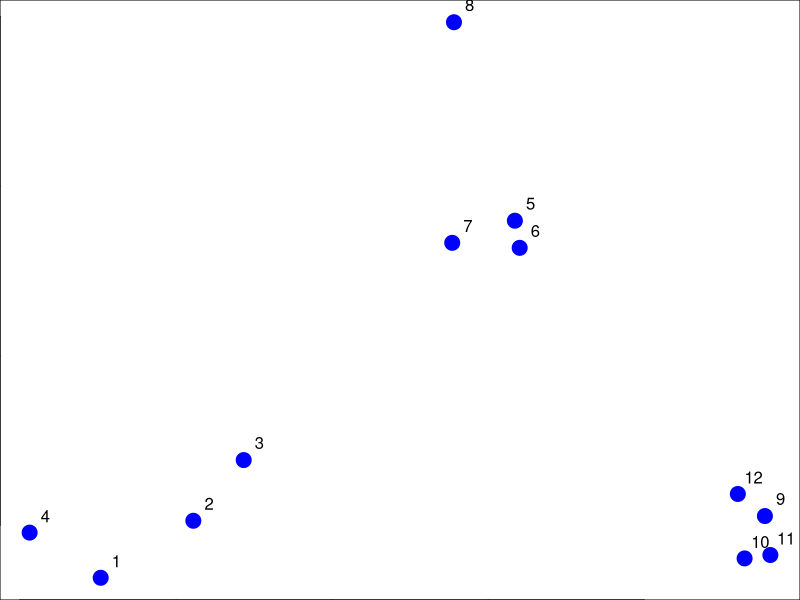
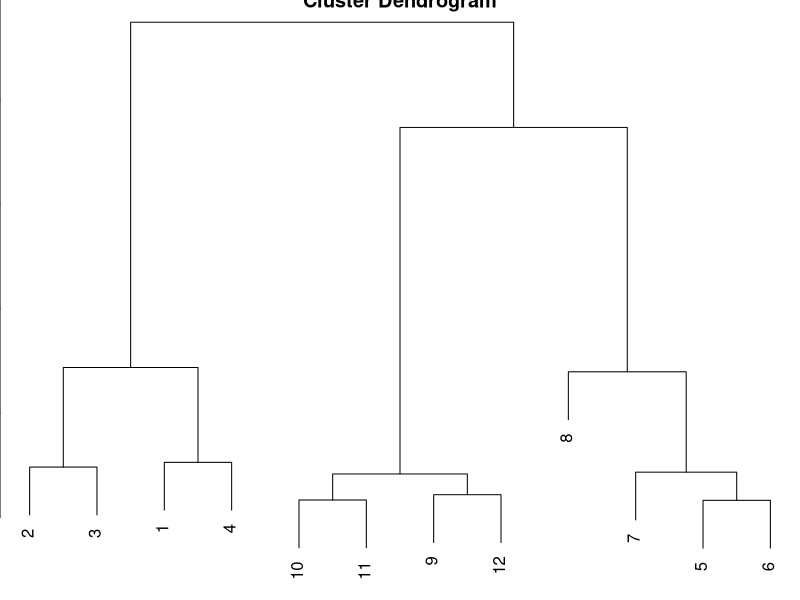
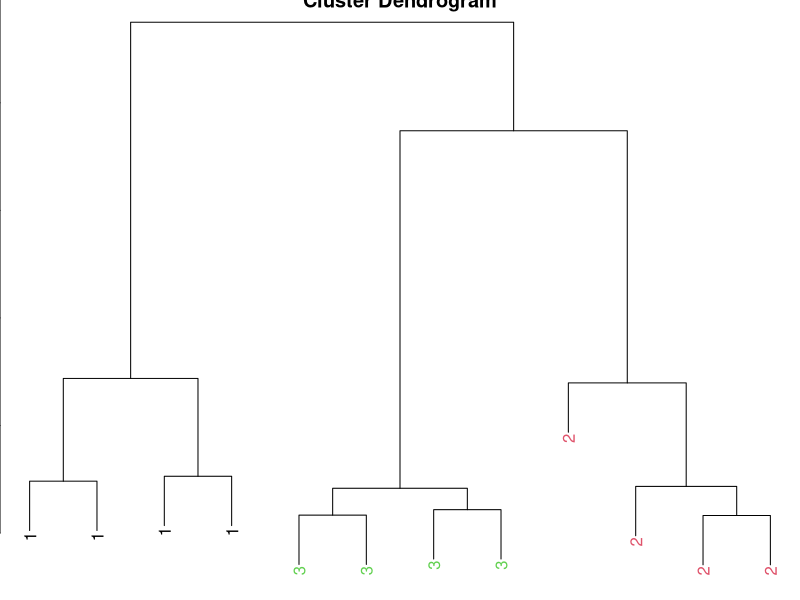

Write the R code that produced these figures, in order.

# https://github.com/DataScienceSpecialization/courses/blob/master/04_ExploratoryAnalysis/hierarchicalClustering/index.Rmd
myplclust <- function( hclust, lab=hclust$labels, lab.col=rep(1,length(hclust$labels)), hang=0.1,...){
  ## modifiction of plclust for plotting hclust objects *in colour*!
  ## Copyright Eva KF Chan 2009
  ## Arguments:
  ##    hclust:    hclust object
  ##    lab:        a character vector of labels of the leaves of the tree
  ##    lab.col:    colour for the labels; NA=default device foreground colour
  ##    hang:     as in hclust & plclust
  ## Side effect:
  ##    A display of hierarchical cluster with coloured leaf labels.
  y <- rep(hclust$height,2); x <- as.numeric(hclust$merge)
  y <- y[which(x<0)]; x <- x[which(x<0)]; x <- abs(x)
  y <- y[order(x)]; x <- x[order(x)]
  plot( hclust, labels=FALSE, hang=hang, ... )
  text( x=x, y=y[hclust$order]-(max(hclust$height)*hang),
        labels=lab[hclust$order], col=lab.col[hclust$order], 
        srt=90, adj=c(1,0.5), xpd=NA, ... )
}

# Hierarchical clustering Hierarchical clustering
# An agglomerative approach
#  - Find closest two things
#  - Put them together
#  - Find next closest
# Requires
#  - A defined distance
#  - A merging approach
# Produces
#   A tree showing how close things are to each other

# How do we define close? Distance or similarity
#   - Continuous: euclidian distance
#   - Continuous: correlation similarity
#   - Binary: Manhattan distance

# http://rafalab.jhsph.edu/688/lec/lecture5-clustering.pdf
# http://en.wikipedia.org/wiki/Taxicab_geometry

set.seed(1234)
par(mar = c(0,0,0,0))
x <- rnorm(12, mean = rep(1:3, each = 4), sd = 0.2)
y <- rnorm(12, mean = rep(c(1,2,1), each = 4), sd = 0.2)
plot(x, y, col = "blue", pch = 19, cex = 2)
text(x+0.05, y+0.05, labels = as.character(1:12))

dataFrame <- data.frame(x = x, y = y)
dist(dataFrame)
distxy <- dist(dataFrame)
hClustering <- hclust(distxy)
plot(hClustering)
# prettier dendogram
myplclust(hClustering,lab=rep(1:3,each=4),lab.col=rep(1:3,each=4))

